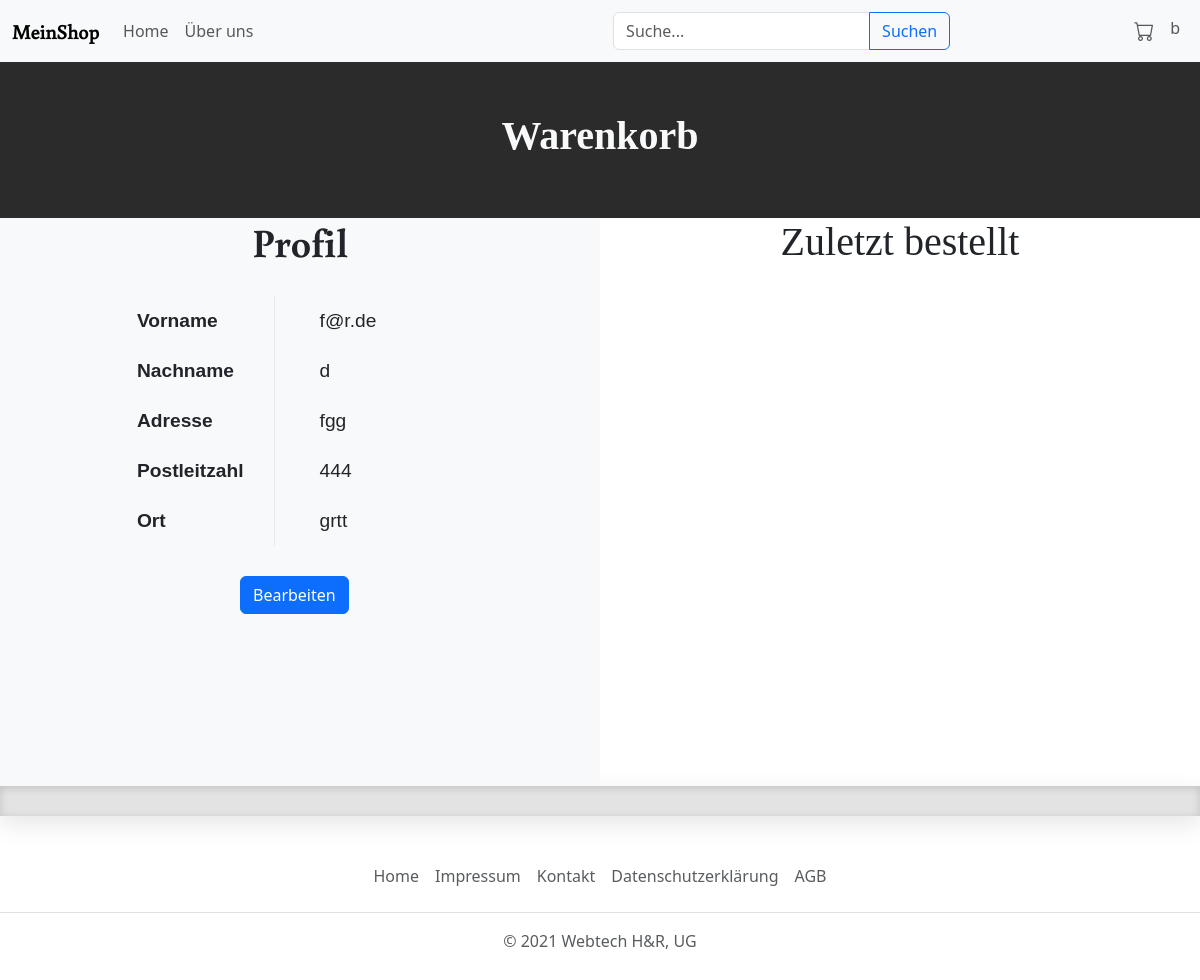
Page /profile/ (signed in) on the committed database.
### myShop/models.py (models this page shows, shortened)
class UserProfile(models.Model):
    user = models.OneToOneField(User, on_delete=models.CASCADE)
    vorname = models.CharField(max_length=50, default="")
    nachname = models.CharField(max_length=50, default="")
    adresse = models.CharField(max_length=50, default="")
    plz = models.IntegerField(default=0)
    ort = models.CharField(max_length=50)
    agb = models.BooleanField(default=False)

### myShop/views.py (the view)
# urls.py: path('profile/', views.ProfileDetailView.as_view(), name='profile_detail'),
class ProfileDetailView(LoginRequiredMixin, DetailView):
    model = UserProfile
    template_name = 'profile.html'
    context_object_name = 'userProfile'
    def get_object(self):
        profile, created = UserProfile.objects.get_or_create(user=self.request.user)
        return profile

### myShop/templates/profile.html (shortened to what this page needs)
{% extends "base.html" %}
{% load static %}
{% block head %}
<link rel="stylesheet" href="{% static 'profile.css' %}">
<link href="https://cdn.jsdelivr.net/npm/bootstrap@5.3.3/dist/css/bootstrap.min.css" rel="stylesheet"
>
{% endblock head %}
{% block content %}
<section class="greyHead">
    <h1>Warenkorb</h1>
</section>
<section class="productOverview">
    <div class="addWarenkorb">
        <h1>Profil</h1>
        <table>
            <tr>
                <th>Vorname</th>
                <td>{{userProfile.vorname}}</td>
            </tr>
            <tr>
                <th>Nachname</th>
                <td>{{userProfile.nachname}}</td>
            </tr>
            <tr>
                <th>Adresse</th>
                <td>{{userProfile.adresse}}</td>
            </tr>
            <tr>
                <th>Postleitzahl</th>
                <td>{{userProfile.plz}}</td>
            </tr>
            <tr>
                <th>Ort</th>
                <td>{{userProfile.ort}}</td>
            </tr>
        </table>
        <a href="{% url "edit_profile" %}"><button class="btn btn-primary btnEdit">Bearbeiten</button></a>
    </div>
    <section>
        <h1 style="text-align: center; font-family: 'Henry Didot'">Zuletzt bestellt</h1>
    <div class="bestellHistory">
    </div>
</section>
</section>
{% endblock content %}

### myShop/templates/base.html (shortened to what this page needs)
{% load static %}
<!DOCTYPE html>
<html lang="en">
<head>
    <link href="https://cdn.jsdelivr.net/npm/bootstrap@5.3.3/dist/css/bootstrap.min.css" rel="stylesheet">
    <link rel="stylesheet" href="https://cdn.jsdelivr.net/npm/bootstrap-icons@1.3.0/font/bootstrap-icons.css">
    <link rel="stylesheet" href="{% static 'style.css' %}">
    {% block head %}
    {% endblock head %}
</head>
<body>
    <nav class="navbar navbar-expand-lg navbar-light bg-light">
        <div class="container-fluid">
            <a class="navbar-brand headerTitle" href="{%url 'product_list'%}">MeinShop</a>
            <div class="collapse navbar-collapse" id="navbarNav">
                <ul class="navbar-nav me-auto">
                    <li class="nav-item"><a class="nav-link" href="#">Home</a></li>
                    <li class="nav-item"><a class="nav-link" href="#">Über uns</a></li>
                </ul>
                <form class="d-flex mx-auto" method="GET" action="{% url "product_list"%}">
                    <div class="input-group">
                        <input class="form-control" name="q" type="search" placeholder="Suche..." aria-label="Search">
                        <button class="btn btn-outline-primary" type="submit">Suchen</button>
                    </div>
                </form>
                <ul class="navbar-nav">
                    <li class="nav-item"><a class="nav-link" href="{% url 'cart' %}">
                        <i class="bi bi-cart fs-5"></i>
                    </a></li>
                    {% if user.is_authenticated %}
                    <li class="nav-item"><a class="nav-link" href="{% url "profile_detail" %}">{{user.username}}</a></li>
                    {% else %}
                    <li class="nav-item"><a class="nav-link" href="{% url 'register' %}">Registrieren</a></li>
                    <li class="nav-item"><a class="nav-link" href="#">Login</a></li>
                    {% endif %}
                </ul>
            </div>
        </div>
    </nav>
    {% block content %}
    {% endblock content %}
</body>
<div class="divider"></div>
<footer class="py-3 my-4">
    <ul class="nav justify-content-center border-bottom pb-3 mb-3">
      <li class="nav-item"><a href="{% url "product_list" %}" class="nav-link px-2 text-muted">Home</a></li>
      <li class="nav-item"><a href="#" class="nav-link px-2 text-muted">Impressum</a></li>
      <li class="nav-item"><a href="#" class="nav-link px-2 text-muted">Kontakt</a></li>
      <li class="nav-item"><a href="{% url "datenschutz" %}" class="nav-link px-2 text-muted">Datenschutzerklärung</a></li>
      <li class="nav-item"><a href="{% url "agb" %}" class="nav-link px-2 text-muted">AGB</a></li>
    </ul>
    <p class="text-center text-muted">© 2021 Webtech H&R, UG</p>
  </footer>
</html>

### myShop/static/style.css (style rules this page uses)
* { box-sizing: border-box; }
.headerTitle { font-family: 'Buenard-Regular'; font-size: 1.5em; font-weight: bold; }
.greyHead h1 { font-family: 'HenriDidot'; text-align: center; font-weight: bold; }
.greyHead { background-color: #2b2b2b; color: #f8f9fa; width: 100%; padding: 50px; }
body { background-color: #ffffff; }
.divider { width: 100vw; height: 30px; background-color: #e3e3e3; box-shadow: 0 .5em 1.5em rgba(0, 0, 0, .1), inset 0 .125em .5em rgba(0, 0, 0, .15) }

### myShop/static/profile.css (style rules this page uses)
.greyHead h1 { font-family: 'HenriDidot'; text-align: center; font-weight: bold; }
.greyHead { background-color: #2b2b2b; color: #f8f9fa; width: 100%; padding: 50px; }
.productOverview { display: grid; grid-template-columns: repeat(auto-fit, minmax(400px, 1fr)); }
.addWarenkorb { width: 100%; height: 100%; background-color: #f8f9fa; }
.addWarenkorb h1 { text-align: center; font-family: Buenard-Bold; }
.addWarenkorb table { margin: 30px auto; font-size: 1.2em; }
.addWarenkorb table tr { height: 50px; }
.addWarenkorb table th { padding-right: 30px; font-family: Arial; border-right: 1px solid #e9e9e9; text-align: left; }
.addWarenkorb table td { font-family: Arial; min-width: 190px; text-align: left; padding-left: 45px; }
.addWarenkorb button { margin-left: 50px; }
.bestellHistory { width: 90%; height: 500px; overflow-y: scroll; padding: 10px; margin: 10px auto; }
.btnEdit { margin: 0px 40% !important; }

### rows in the picture
UserProfile: vorname "f@r.de", nachname "d", adresse "fgg", plz "444", ort "grtt"

### other values in the picture
{{ user.username }} "b"
